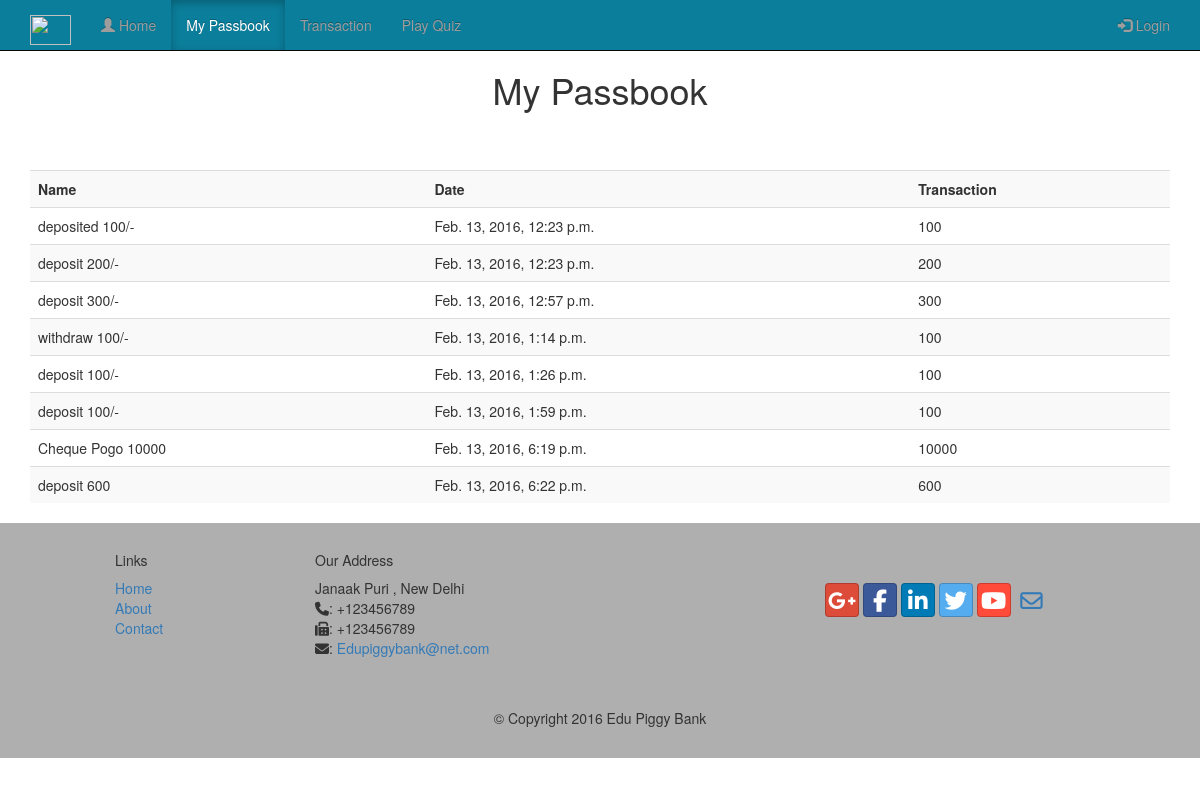
The page /mypassbook on the database as committed earlier.
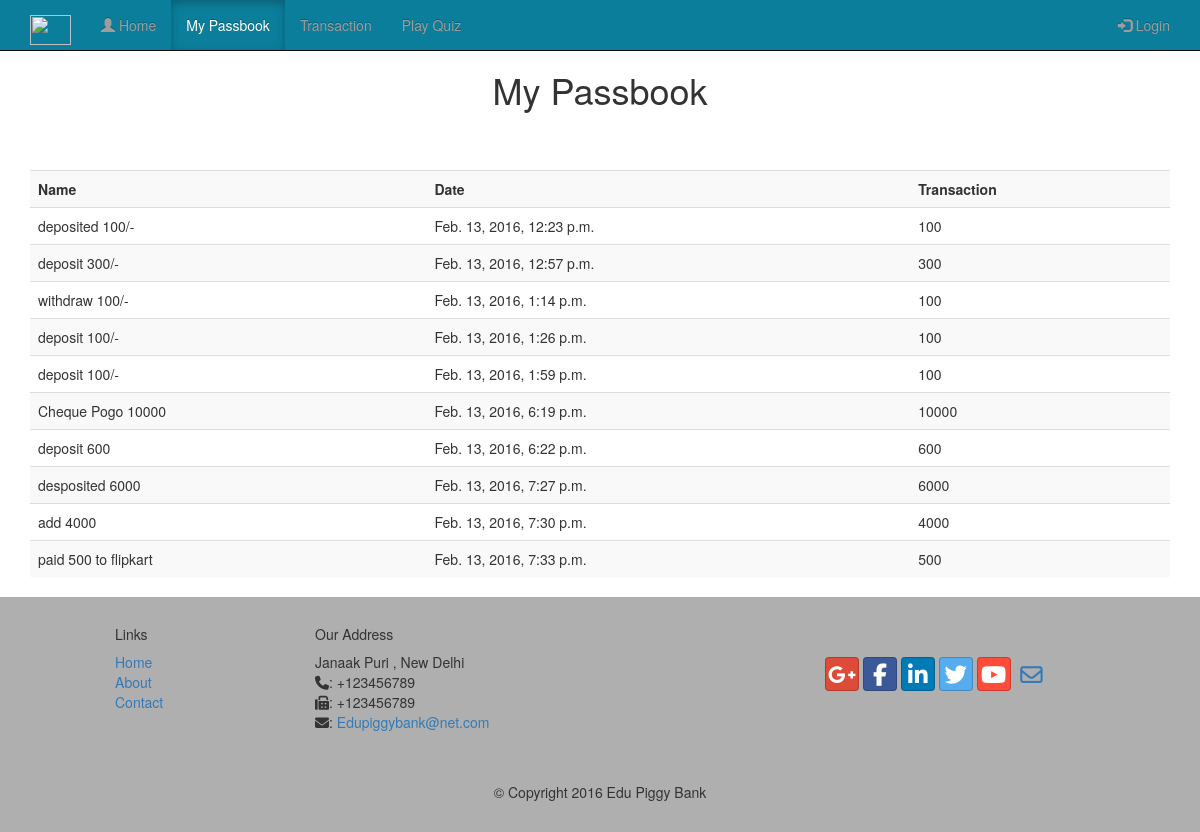
The same page on the database as committed later.
### piggybank/models.py (models this page shows, shortened)
class Passbook(models.Model):
    name = models.ForeignKey('auth.User')
    text = models.TextField()
    created_date = models.DateTimeField(
            default=timezone.now)
    transaction = models.IntegerField()

### piggybank/views.py (the view)
# urls.py: url(r'^mypassbook$',views.mypassbook,name='mypassbook'),
def mypassbook(request):
    entries = Passbook.objects.all()
    return render(request, 'piggybank/mypassbook.html',{'entries':entries})

### piggybank/templates/piggybank/mypassbook.html (shortened to what this page needs)
{% load staticfiles %}
<!DOCTYPE html>
<html lang="en">
<head>
    <link rel="stylesheet" href="//maxcdn.bootstrapcdn.com/bootstrap/3.2.0/css/bootstrap.min.css">
    <link rel="stylesheet" href="//maxcdn.bootstrapcdn.com/bootstrap/3.2.0/css/bootstrap-theme.min.css">
    <link rel="stylesheet" href="https://maxcdn.bootstrapcdn.com/font-awesome/4.5.0/css/font-awesome.min.css">
    <link rel="stylesheet" href="{% static 'css/bootstrap-social.css' %}">
    <link rel="stylesheet" href="{% static 'css/mystyles.css' %}">
    </head>
<body>
    <nav class="navbar navbar-inverse navbar-fixed-top" role="navigation">
            <div class="container">
                <div class="navbar-header">
                    <a class="navbar-brand" href="/"><img src="../static/images/piggy.png" height=30 width=41></a>
                </div>
                 <div id="navbar" class="navbar-collapse collapse">
                <ul class="nav navbar-nav">
                   <li ><a href="/"><span class="glyphicon glyphicon-user"
                         aria-hidden="true"></span> Home</a></li>
                    <li class="active"><a href="/mypassbook">My Passbook</a></li>
                    <li><a href="/transaction">Transaction</a></li>
                </ul>
                <ul class="nav navbar-nav navbar-right">
                    <li><a href="/login">
                    <span class="glyphicon glyphicon-log-in"></span> Login</a>
                    </li>
                </ul>
                <ul class="nav navbar-nav">
                    <li><a href="/quiz">Play Quiz</a>
                    </li>
                </ul>
            </div>
        </div>
        </nav>
    <h1 style="padding: 50px"><center>My Passbook</center></h1>
    <div class="container">
        <table class="table table-striped table-hover">
            <tr>
                <th>Name</th>
                <th>Date </th>
                <th>Transaction</th>
            </tr>
            {%for entry in entries%}
                <tr>
                    <td>{{entry.text}}</td>
                    <td>{{entry.created_date}}</td>
                    <td>{{entry.transaction}}</td>
            </tr>
            {%endfor%}
        </table>
    </div>
</body>
    <footer>
            <div class = "row row-footer">
                <div class="col-xs-5 col-xs-offset-1 col-sm-2 col-sm-offset-1">
                    <h5>Links</h5>
                    <ul class="list-unstyled">
                        <li><a href="#">Home</a></li>
                        <li><a href="#">About</a></li>
                        <li><a href="#">Contact</a></li>
                    </ul>
                </div>
                <div class="col-xs-6 col-sm-5">
                    <h5>Our Address</h5>
                    <address>
                  Janaak Puri , New Delhi<br>
                 <i class="fa fa-phone"></i>: +123456789<br>
                  <i class="fa fa-fax"></i>: +123456789<br>
                 <i class="fa fa-envelope"></i>:
                                 <a href="mailto:confusion@food.net">Edupiggybank@net.com</a>
               </address>
                </div>
                <div class="col-xs-12 col-sm-4">
                        <div class="nav navbar-nav" style="padding: 40px 10px;">
                        <a class="btn btn-social-icon btn-google-plus" href="http://google.com/+"><i class="fa fa-google-plus"></i></a>
                        <a class="btn btn-social-icon btn-facebook" href="http://www.facebook.com/profile.php?id="><i class="fa fa-facebook"></i></a>
                        <a class="btn btn-social-icon btn-linkedin" href="http://www.linkedin.com/in/"><i class="fa fa-linkedin"></i></a>
                        <a class="btn btn-social-icon btn-twitter" href="http://twitter.com/"><i class="fa fa-twitter"></i></a>
                        <a class="btn btn-social-icon btn-youtube" href="http://youtube.com/"><i class="fa fa-youtube"></i></a>
                        <a class="btn btn-social-icon" href="mailto:"><i class="fa fa-envelope-o"></i></a>
                    </div>
                </div>
                <div class="col-xs-12 col-sm-12">
                    <p style="padding:10px;"></p>
                    <p align=center>© Copyright 2016 Edu Piggy Bank</p>
                </div>
            </div>
    </footer>
</html>

### piggybank/static/css/mystyles.css (style rules this page uses)
.row-footer { margin: 0px auto; padding: 20px 0px; background-color: #AfAfAf; }
.navbar-inverse { background: #0B7E9B ; color: white; }
.navbar-inverse .navbar-nav > .active > a { background: #0B7E9B ; color: white; }

Rows that differ between the two databases and show on the page:
removed Passbook: text "deposit 200/-", created_date "Feb. 13, 2016, 12:23 p.m.", transaction "200"
added Passbook: text "desposited 6000", created_date "Feb. 13, 2016, 7:27 p.m.", transaction "6000"
added Passbook: text "add 4000", created_date "Feb. 13, 2016, 7:30 p.m.", transaction "4000"
added Passbook: text "paid 500 to flipkart", created_date "Feb. 13, 2016, 7:33 p.m.", transaction "500"
